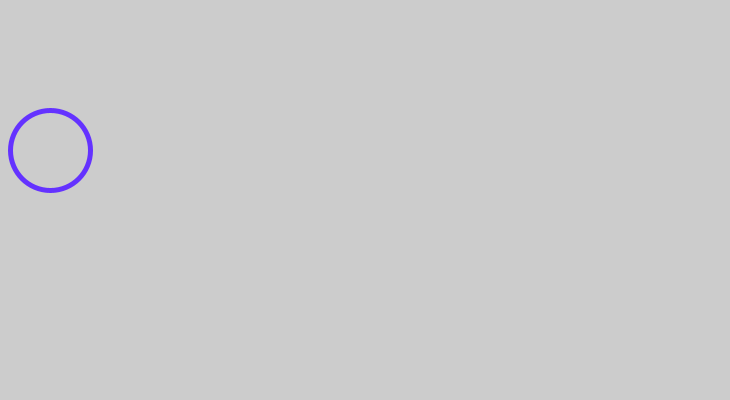
Frame 1 (no input)
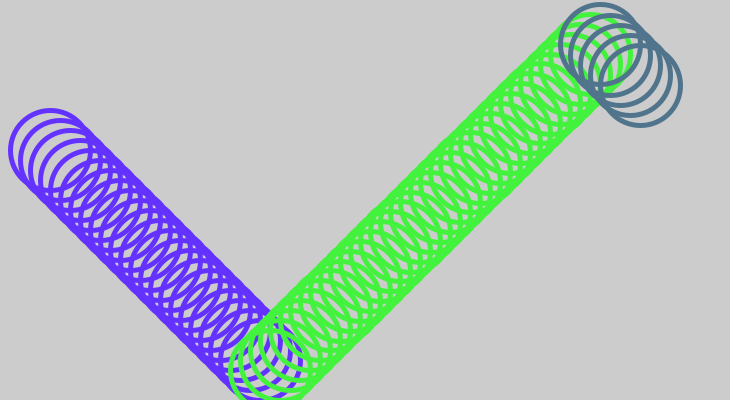
Frame 60 (the mouse pressed at the canvas centre just before this capture)
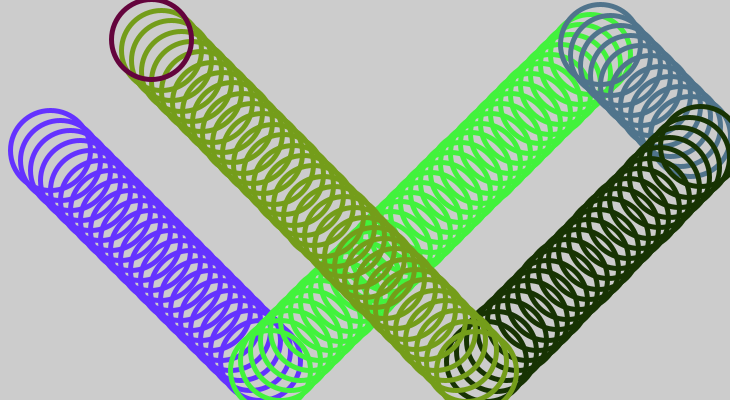
Frame 120 (the mouse held since frame 60 and released just before this capture)

The Processing sketch that drew these frames (run headless with seeded random() and noise(); from frame 60 on, the mouse is pressed at the canvas centre):

// Processing sketch: processing_51198
// ── processing_51198.pde

float ball_x = 50;
float ball_y = 150;
float ballSize = 80;
float force_x = 10;
float force_y = 10;
color ballColor = color(100, 50, 255);

void setup() {  
  size (730, 400);
  smooth();
}

void draw() {
  drawMe();
  update();
  checkSides();
}

void drawMe() {
  stroke(ballColor);
  strokeWeight(5);
  noFill();
  ellipse(ball_x, ball_y, ballSize, ballSize);
}

void update() {
  ball_x = ball_x + force_x;
  ball_y = ball_y + force_y;
}

void checkSides() {
  if (ball_x > width-ballSize/2 + 5 || ball_x < ballSize/2 + 5) {
    force_x = force_x * -1;
    force_x = force_x + random(-0.5, 0.5);
    ballColor = color(random(255), random(255), random(255));
  }

  if (ball_y > height-ballSize/2 + 5 || ball_y < ballSize/2 + 5) {
    force_y = force_y * -1;
    force_y = force_y + random(-0.5, 0.5);
    ballColor = color(random(255), random(255), random(255));
  }
}

//makes the ball change direction
void mouseClicked() {
  force_x = force_x * -1;
}

//increases the size of the ball
void mouseDragged() {
  ballSize++;
}

//brings ball back to original size
void mouseReleased() {
  ballSize = 80;
}

//draws the background
void mouseMoved() {
  fill(0, 15);
  noStroke();
  rect(0, 0, width, height);
}
